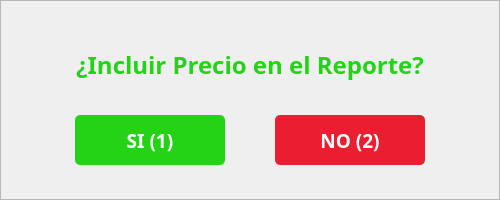
   <widget class="QFrame" name="frmDecidirReporte">
    <property name="geometry">
     <rect>
      <x>710</x>
      <y>440</y>
      <width>500</width>
      <height>200</height>
     </rect>
    </property>
    <property name="styleSheet">
     <string notr="true">#frmDecidirReporte{background-color: rgb(255, 255, 255);
color: rgb(0, 0, 0);
border:none;
border-radius: 10px;
border: 2px solid #D9D9D9;}</string>
    </property>
    <property name="frameShape">
     <enum>QFrame::StyledPanel</enum>
    </property>
    <property name="frameShadow">
     <enum>QFrame::Raised</enum>
    </property>
    <widget class="QLabel" name="label">
     <property name="geometry">
      <rect>
       <x>50</x>
       <y>35</y>
       <width>400</width>
       <height>60</height>
      </rect>
     </property>
     <property name="font">
      <font>
       <family>Poppins</family>
       <pointsize>18</pointsize>
       <weight>75</weight>
       <bold>true</bold>
      </font>
     </property>
     <property name="styleSheet">
      <string notr="true">color: #24D315;</string>
     </property>
     <property name="text">
      <string>¿Incluir Precio en el Reporte?</string>
     </property>
     <property name="alignment">
      <set>Qt::AlignCenter</set>
     </property>
    </widget>
    <widget class="QPushButton" name="btnNoPrecioReporte">
     <property name="geometry">
      <rect>
       <x>275</x>
       <y>115</y>
       <width>150</width>
       <height>50</height>
      </rect>
     </property>
     <property name="font">
      <font>
       <family>Poppins</family>
       <pointsize>14</pointsize>
       <weight>75</weight>
       <bold>true</bold>
      </font>
     </property>
     <property name="cursor">
      <cursorShape>PointingHandCursor</cursorShape>
     </property>
     <property name="styleSheet">
      <string notr="true">background-color: rgb(234, 29, 49);
color: rgb(255, 255, 255);
border:none;
border-radius: 5px;</string>
     </property>
     <property name="text">
      <string>NO (2)</string>
     </property>
    </widget>
    <widget class="QPushButton" name="btnSiPrecioReporte">
     <property name="geometry">
      <rect>
       <x>75</x>
       <y>115</y>
       <width>150</width>
       <height>50</height>
      </rect>
     </property>
     <property name="font">
      <font>
       <family>Poppins</family>
       <pointsize>14</pointsize>
       <weight>75</weight>
       <bold>true</bold>
      </font>
     </property>
     <property name="cursor">
      <cursorShape>PointingHandCursor</cursorShape>
     </property>
     <property name="styleSheet">
      <string notr="true">background-color: rgb(36, 211, 21);
color: rgb(255, 255, 255);
border:none;
border-radius: 5px;</string>
     </property>
     <property name="text">
      <string>SI (1)</string>
     </property>
     <property name="flat">
      <bool>false</bool>
     </property>
    </widget>
   </widget>
